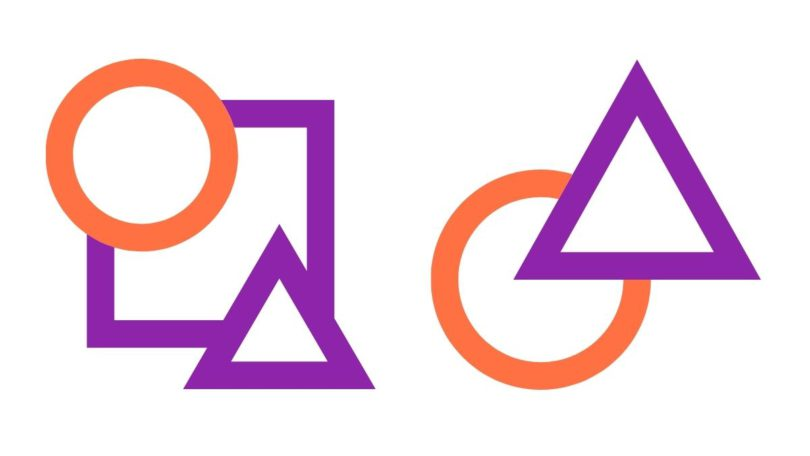
#> input picture I3-I7/lingkaran4.jpg, 810 x 456 px
$ python I7_Circle_Hough_Trasform.py
#> lines starting #> are read from the running program, lines starting #| are printed output that depends on the picture
import cv2
import numpy as np

img = cv2.imread('lingkaran4.jpg', 0)
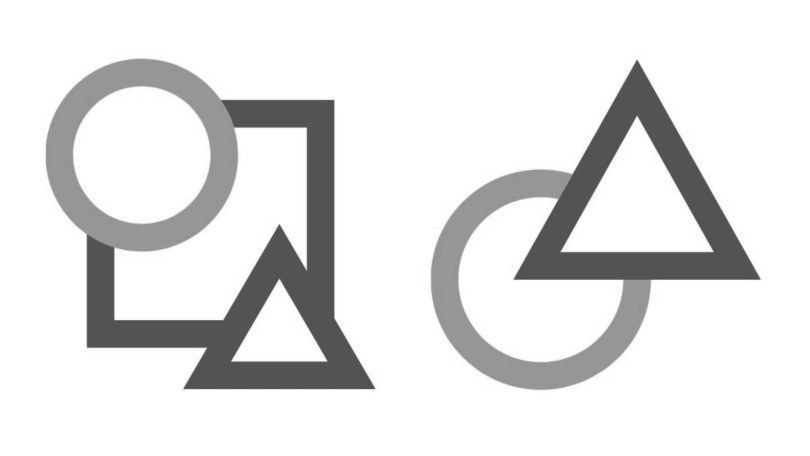
#> img: shape (456, 810); min 64, max 255, mean 227.4
img = cv2.medianBlur(img, 5)

cimg = cv2.cvtColor(img, cv2.COLOR_GRAY2BGR)

circles = cv2.HoughCircles(img, cv2.HOUGH_GRADIENT, 1, 20,
                           param1=50, param2=50, minRadius=5, maxRadius=0)
#> circles = [[141.5, 154.5, 96.5], [540.5, 279.5, 109.9]]

circles = np.uint16(np.around(circles))
#> circles = [[142, 154, 96], [540, 280, 110]]

for i in circles[0, :]:
    # draw the outer circle
    cv2.circle(cimg, (i[0], i[1]), i[2], (0, 255, 0), 2)
    # draw the center of the circle
    cv2.circle(cimg, (i[0], i[1]), 2, (0, 0, 255), 3)
#> this loop made 2 passes
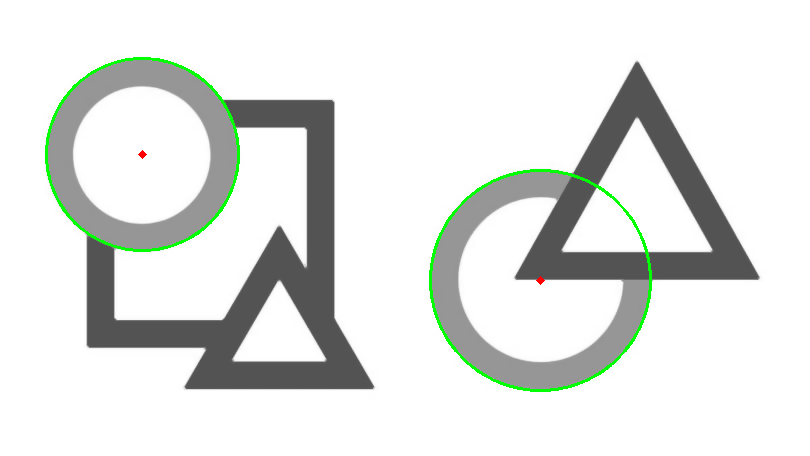
#> cimg: shape (456, 810, 3); mean B, G, R 225.4, 228.1, 225.4

cv2.imshow('detected circles', cimg)
cv2.waitKey(0)
cv2.destroyAllWindows()

$ run again, with I3-I7/lingkaran3.jpg copied over I3-I7/lingkaran4.jpg
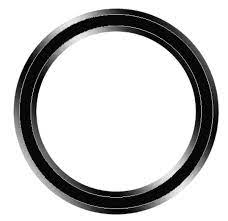
#> input picture I3-I7/lingkaran3.jpg, 228 x 221 px
#> img is the input picture: shape (221, 228); min 0, max 255, mean 202.8
#> `img = cv2.medianBlur(img, 5)`:
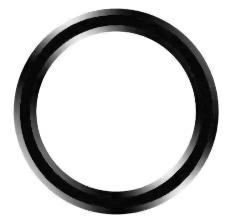
#> img: shape (221, 228); min 1, max 255, mean 201.8
#> `circles = cv2.HoughCircles(img, cv2.HOUGH_GRADIENT, 1, 20, param1=50, ..`: circles = [[115.5, 110.5, 79.8], [102.5, 94.5, 82.4], [126.5, 127.5, 83], [99.5, 123.5, 82.4], [133.5, 98.5, 81]]
#> `circles = np.uint16(np.around(circles))`: circles = [[116, 110, 80], [102, 94, 82], [126, 128, 83], [100, 124, 82], [134, 98, 81]]
#> the loop `for i in circles[0, :]:` made 5 passes
#> after the loop `for i in circles[0, :]:`:
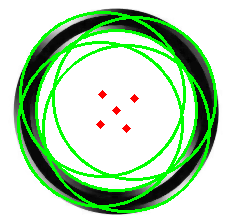
#> cimg: shape (221, 228, 3); mean B, G, R 178.4, 214.5, 179.4
